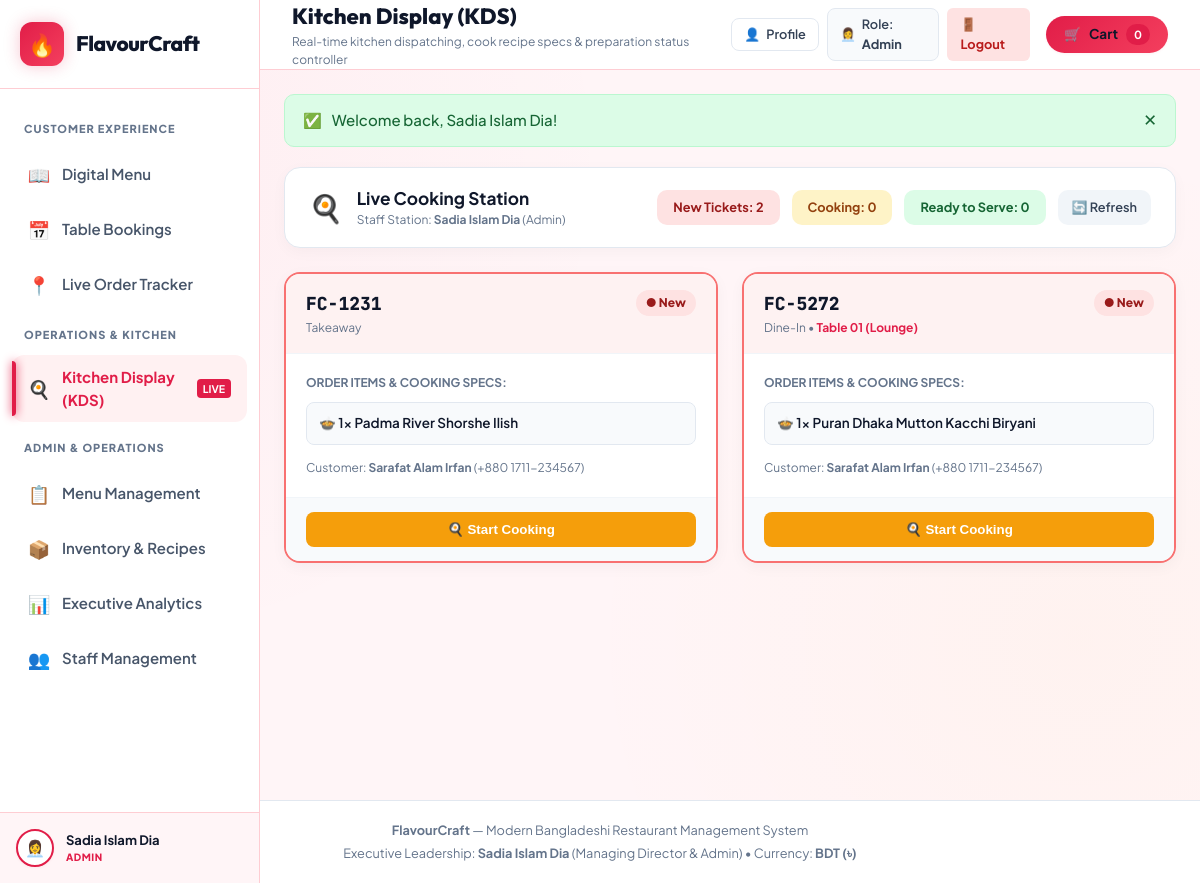
The app's page /kds.php (signed in), older data.
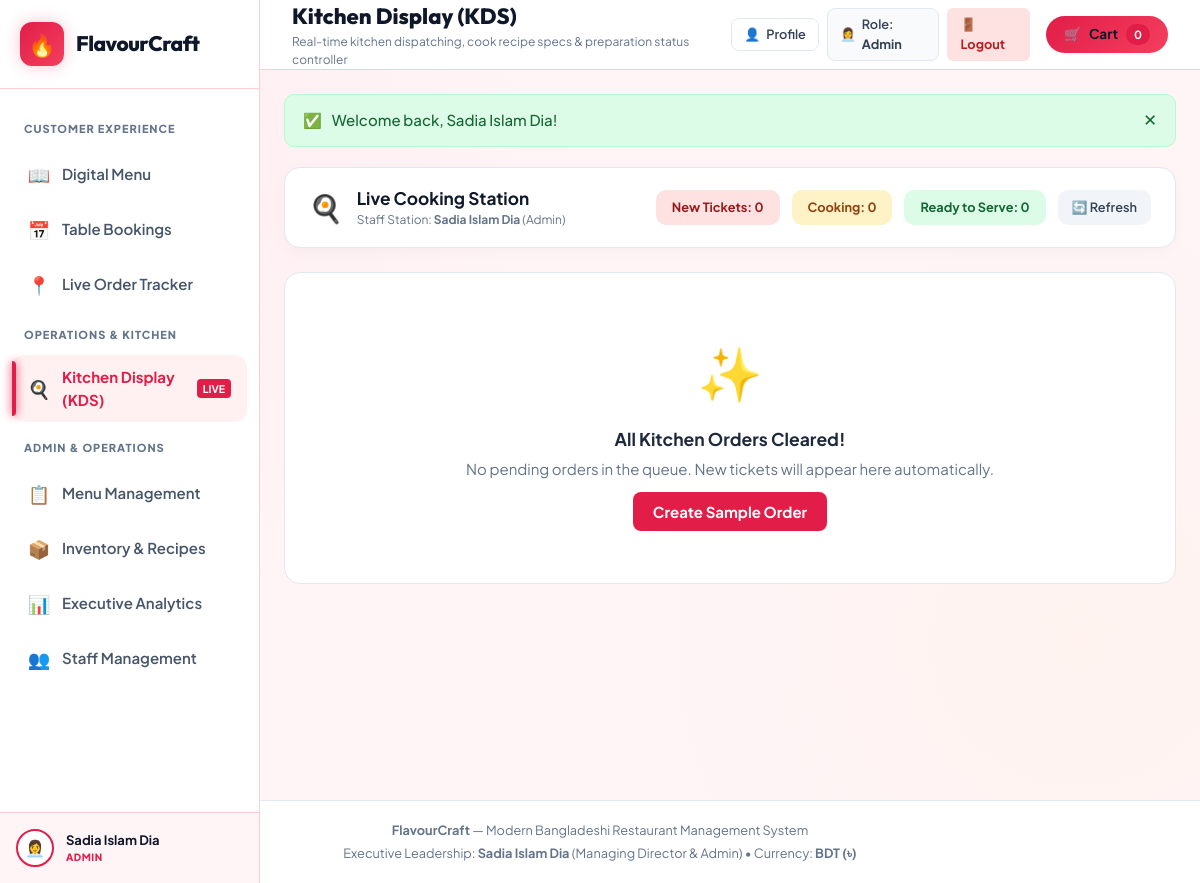
The same page, newer data.
### tables this page shows
CREATE TABLE `orders` (
  `id` int(11) NOT NULL AUTO_INCREMENT,
  `order_uid` varchar(64) NOT NULL,
  `order_number` varchar(50) NOT NULL,
  `order_type` enum('Dine-In','Takeaway','Delivery') NOT NULL DEFAULT 'Dine-In',
  `table_number` varchar(20) DEFAULT NULL,
  `delivery_address` text DEFAULT NULL,
  `customer_name` varchar(100) NOT NULL,
  `customer_phone` varchar(30) NOT NULL,
  `subtotal` decimal(10,2) NOT NULL DEFAULT 0.00,
  `tax_vat` decimal(10,2) NOT NULL DEFAULT 0.00,
  `delivery_fee` decimal(10,2) NOT NULL DEFAULT 0.00,
  `total_amount` decimal(10,2) NOT NULL DEFAULT 0.00,
  `payment_method` varchar(50) NOT NULL DEFAULT 'Cash',
  `payment_status` enum('Pending','Paid','Refunded') NOT NULL DEFAULT 'Paid',
  `status` enum('New','Preparing','Ready to Serve','Completed','Cancelled') NOT NULL DEFAULT 'New',
  `created_at` timestamp NOT NULL DEFAULT current_timestamp(),
  PRIMARY KEY (`id`),
  UNIQUE KEY `order_uid` (`order_uid`),
  UNIQUE KEY `order_number` (`order_number`)
);

### kds.php (the view, shortened to what the changed rows need)
<?php
$conn = get_db();
$orders = [];
$active_count = 0;
$preparing_count = 0;
$ready_count = 0;
if ($conn) {
    $sql = "
        SELECT o.*,
               GROUP_CONCAT(CONCAT(oi.quantity, 'x ', oi.item_name) SEPARATOR '||') AS items_summary
        FROM orders o
        LEFT JOIN order_items oi ON o.order_uid = oi.order_uid
        WHERE o.status IN ('New', 'Preparing', 'Ready to Serve')
        GROUP BY o.order_uid
        ORDER BY o.id DESC
    ";
    $res = mysqli_query($conn, $sql);
    if ($res) {
        while ($ord = mysqli_fetch_assoc($res)) {
            $orders[] = $ord;
            if ($ord['status'] === 'New') $active_count++;
        }
    }
}
require_once __DIR__ . '/includes/header.php';
?>
<div style="display: flex; justify-content: space-between; align-items: center; background: #fff; padding: 18px 24px; border-radius: 16px; border: 1px solid #e2e8f0; margin-bottom: 24px; flex-wrap: wrap; gap: 15px; box-shadow: 0 4px 15px rgba(0,0,0,0.03);">
  <div style="display: flex; gap: 12px;">
    <div style="background: #fee2e2; color: #991b1b; padding: 8px 16px; border-radius: 10px; font-weight: 700; font-size: 0.85rem;">
      New Tickets: <?php echo $active_count; ?>
    </div>
    <div style="background: #fef3c7; color: #92400e; padding: 8px 16px; border-radius: 10px; font-weight: 700; font-size: 0.85rem;">
      Cooking: <?php echo $preparing_count; ?>
    </div>
    <div style="background: #dcfce7; color: #166534; padding: 8px 16px; border-radius: 10px; font-weight: 700; font-size: 0.85rem;">
      Ready to Serve: <?php echo $ready_count; ?>
    </div>
    <a href="kds.php" style="background: #f1f5f9; color: #334155; padding: 8px 14px; border-radius: 10px; font-weight: 600; font-size: 0.85rem; text-decoration: none; display: flex; align-items: center; gap: 6px;">
      🔄 Refresh
    </a>
  </div>
</div>
<?php if (empty($orders)): ?>
  <div style="background: #fff; border-radius: 16px; padding: 60px 20px; text-align: center; border: 1px solid #e2e8f0;">
    <div style="font-size: 3.5rem; margin-bottom: 14px;">✨</div>
    <h3 style="color: #1e293b; margin-bottom: 6px;">All Kitchen Orders Cleared!</h3>
    <p style="color: #64748b; margin-bottom: 20px;">No pending orders in the queue. New tickets will appear here automatically.</p>
    <a href="index.php" style="background: #e11d48; color: #fff; padding: 10px 20px; border-radius: 8px; font-weight: 700; text-decoration: none;">Create Sample Order</a>
  </div>
<?php else: ?>
  <div style="display: grid; grid-template-columns: repeat(auto-fill, minmax(340px, 1fr)); gap: 24px;">
    <?php foreach ($orders as $order):
      $items = !empty($order['items_summary']) ? explode('||', $order['items_summary']) : [];
      $status = $order['status'];
      $card_border = '#e2e8f0';
      $header_bg = '#f8fafc';
      if ($status === 'New') {
        $card_border = '#f87171';
        $header_bg = '#fef2f2';
      } elseif ($status === 'Preparing') {
        $card_border = '#fbbf24';
        $header_bg = '#fffbeb';
      } elseif ($status === 'Ready to Serve') {
        $card_border = '#34d399';
        $header_bg = '#ecfdf5';
      }
    ?>
      <div style="background: #fff; border-radius: 16px; border: 2px solid <?php echo $card_border; ?>; box-shadow: 0 4px 15px rgba(0,0,0,0.04); overflow: hidden; display: flex; flex-direction: column; justify-content: space-between;">
        <div style="background: <?php echo $header_bg; ?>; padding: 16px 20px; border-bottom: 1px solid #f1f5f9; display: flex; justify-content: space-between; align-items: flex-start;">
          <div>
            <div style="font-family: 'JetBrains Mono', monospace; font-size: 1.2rem; font-weight: 800; color: #0f172a;">
              <?php echo htmlspecialchars($order['order_number']); ?>
            </div>
            <div style="font-size: 0.8rem; color: #64748b; margin-top: 2px;">
              <span><?php echo htmlspecialchars($order['order_type']); ?></span>
              <?php if (!empty($order['table_number'])): ?>
                • <strong style="color: #e11d48;"><?php echo htmlspecialchars($order['table_number']); ?></strong>
              <?php endif; ?>
            </div>
          </div>
          <span style="font-size: 0.8rem; font-weight: 800; padding: 4px 10px; border-radius: 20px; <?php echo ($status === 'New') ? 'background: #fee2e2; color: #991b1b;' : (($status === 'Preparing') ? 'background: #fef3c7; color: #92400e;' : 'background: #dcfce7; color: #166534;'); ?>">
            ● <?php echo htmlspecialchars($status); ?>
          </span>
        </div>
        <div style="padding: 20px; flex-grow: 1;">
          <div style="font-size: 0.8rem; font-weight: 700; color: #64748b; text-transform: uppercase; margin-bottom: 10px;">
            Order Items & Cooking Specs:
          </div>
          <div style="display: flex; flex-direction: column; gap: 10px;">
            <?php foreach ($items as $item_str): ?>
              <div style="padding: 10px 12px; background: #f8fafc; border-radius: 8px; border: 1px solid #e2e8f0; font-size: 0.9rem; font-weight: 600; color: #0f172a;">
                🍲 <?php echo htmlspecialchars($item_str); ?>
              </div>
            <?php endforeach; ?>
          </div>
          <div style="margin-top: 14px; font-size: 0.8rem; color: #64748b;">
            Customer: <strong><?php echo htmlspecialchars($order['customer_name']); ?></strong> (<?php echo htmlspecialchars($order['customer_phone']); ?>)
          </div>
        </div>
        <form action="kds_action.php" method="POST" style="padding: 14px 20px; background: #f8fafc; border-top: 1px solid #f1f5f9; display: flex; gap: 10px;">
          <?php if ($status === 'New'): ?>
            <button type="submit" style="width: 100%; background: #f59e0b; color: #fff; border: none; padding: 10px; border-radius: 8px; font-weight: 700; cursor: pointer;">
              🍳 Start Cooking
            </button>
          <?php endif; ?>
        </form>
      </div>
    <?php endforeach; ?>
  </div>
<?php endif; ?>
<?php require_once __DIR__ . '/includes/footer.php'; ?>

Row changes from the older to the newer data that the page shows:
removed orders: order_number "FC-1231", order_type "Takeaway", status "New", item_str "1x Padma River Shorshe Ilish", customer_name "Sarafat Alam Irfan", customer_phone "+880 1711-234567", shows "🍳 Start Cooking"
removed orders: order_number "FC-5272", order_type "Dine-In", table_number "Table 01 (Lounge)", status "New", item_str "1x Puran Dhaka Mutton Kacchi Biryani", customer_name "Sarafat Alam Irfan", customer_phone "+880 1711-234567", shows "🍳 Start Cooking"
Text that changed along with them:
$active_count: "2" → "0"
text now shown: "✨ All Kitchen Orders Cleared! No pending orders in the queue. New tickets will appear here automatically. Create Sample Order"
